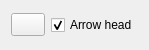
<?xml version="1.0" encoding="UTF-8"?>
<ui version="4.0">
 <class>Leader</class>
 <widget class="QWidget" name="Leader">
  <property name="geometry">
   <rect>
    <x>0</x>
    <y>0</y>
    <width>149</width>
    <height>50</height>
   </rect>
  </property>
  <layout class="QHBoxLayout">
   <item>
    <widget class="QToolButton" name="Undo">
     <property name="sizePolicy">
      <sizepolicy hsizetype="Preferred" vsizetype="Fixed">
       <horstretch>0</horstretch>
       <verstretch>0</verstretch>
      </sizepolicy>
     </property>
     <property name="toolTip">
      <string>Undo Last Segment</string>
     </property>
     <property name="text">
      <string/>
     </property>
     <property name="icon">
      <iconset>
       <normaloff>Undo.svg</normaloff>Undo.svg</iconset>
     </property>
    </widget>
   </item>
   <item>
    <widget class="QCheckBox" name="ArrowHead">
     <property name="text">
      <string>Arrow head</string>
     </property>
     <property name="checked">
      <bool>true</bool>
     </property>
    </widget>
   </item>
  </layout>
 </widget>
 <resources/>
 <connections/>
</ui>
